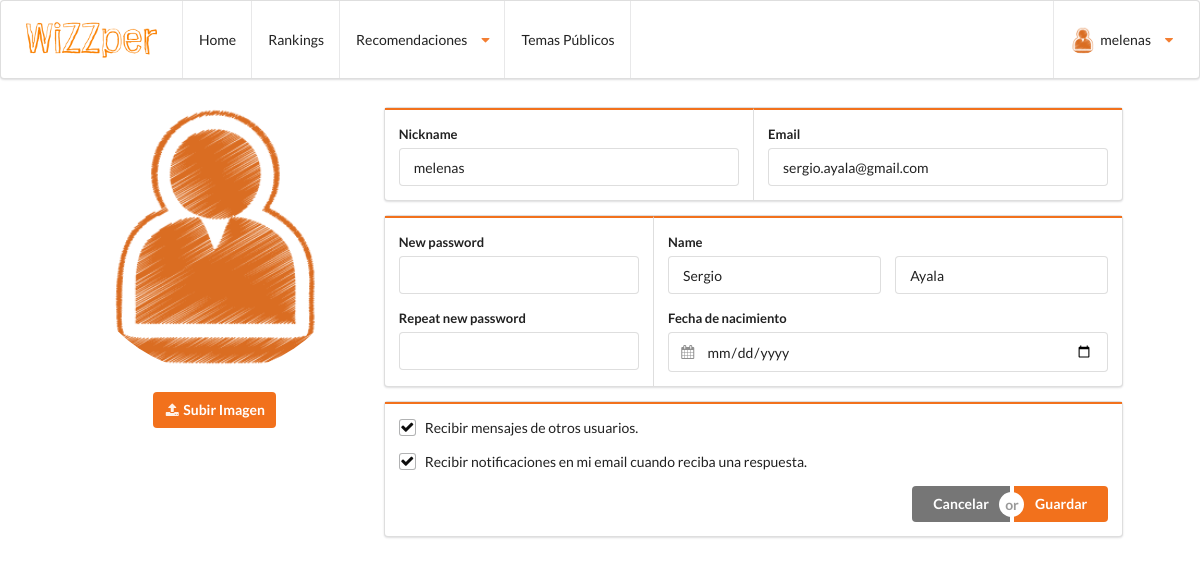
/modificar_perfil.php (signed in), run on the app's committed database.
### tables this page shows
CREATE TABLE IF NOT EXISTS `tbl_user` (
		`user_id` int(11) NOT NULL,
		`user_nickname` varchar(50) NOT NULL,
		`user_email` varchar(50) NOT NULL,
		`user_password` varchar(50) NOT NULL,
		`user_name` varchar(30) NULL,
		`user_surname` varchar(50) NULL,
		`user_dateofbirth` date NULL,
		`user_avatar` varchar(50) NULL,
		`user_gender` tinyint(1) NULL,
		`user_response` boolean default true NULL,
		`user_notification` boolean default true NULL
	);

### modificar_perfil.php (the view, shortened to what this page needs)
<?php
	include ("conexion.php");
    $fecha = date('Y-m-j');
    $nuevafecha = strtotime ( '-18 year' , strtotime ( $fecha ) ) ;
    $nuevafecha = date ( 'Y-m-j' , $nuevafecha );
    $sql = "SELECT * FROM tbl_user WHERE user_id='$_SESSION[wizzperid]'";
    $datos = mysqli_query($con, $sql);
    while($send = mysqli_fetch_array($datos)){
		$nickname=utf8_encode($send['user_nickname']);
		$email=utf8_encode($send['user_email']);
		$nombre=utf8_encode($send['user_name']);
		$apellidos=utf8_encode($send['user_surname']);
		$birth=$send['user_dateofbirth'];
		$respuestas=$send['user_response'];
		$notificaciones=$send['user_notification'];
	}
?>
<!DOCTYPE html>
<html lang="es">
    <head>
        <link rel="stylesheet" type="text/css" href="css/style.css">
        <link rel="stylesheet" type="text/css" href="dist/semantic.min.css">
    </head>
    <body>
		<header>
            <nav class="ui stackable menu">
                <span class="item"><img class="ui small image" src="media/logo/loguito.png" onclick="location.href='index.php'"></span>
                <a class="item" href="index.php">
                    Home
                </a>
                <a class="item" href="rankings.php">
                    Rankings
                </a>
                <div class="ui simple dropdown item">
                    Recomendaciones <i class="dropdown orange icon"></i>
                </div>
                <a class="item" href="temasPublicos.php">
                    Temas Públicos
                </a>
                <div class="ui simple right floated dropdown item" id="user_options">
                    <img class="ui avatar image" src="media/img/users_avatar.png"><?php echo $_COOKIE["wizzper"];?><i class="dropdown orange icon"></i>
                </div>
            </nav>
        </header>
		<div class="ui stackable grid" id="grid_cuerpo">
        	<div class="four column row">
        		<div class="one wide column"></div>
        		<div class="four wide center aligned column">
        			<img class="ui medium circular image" src="media/img/users_avatar.png"><br/>
					<div>
						<label for="file" class="ui orange icon button">
						<i class="upload icon"></i>
						Subir Imagen</label>
					</div>
        		</div>
        		<div class="ten wide column">
        			<form class="ui modifcarPerfil form" name="modi" method="POST" action="procs/modificar_perfil.proc.php">
        				<div class="ui horizontal segments">
							<div class="ui orange segment">
								<div class="field">
									<label>Nickname</label>
									<input type="text" name="mod_nickname" value="<?php echo $nickname; ?>">
								</div>
							</div>
							<div class="ui orange segment">
								<div class="field">
									<label>Email</label>
									<input type="email" name="mod_email" value="<?php echo $email; ?>">
								</div>
							</div>
						</div>
						<div class="ui horizontal segments">
							<div class="ui orange segment">
								<div class="field">
									<label>New password</label>
									<input type="password" name="mod_password">
								</div>
								<div class="field">
									<label>Repeat new password</label>
									<input type="password" name="mod_repeat_password">
								</div>
							</div>
							<div class="ui orange segment">
								<div class="field">
									<label>Name</label>
									<div class="two fields">
										<div class="field">
											<input type="text" name="mod_nombre" value="<?php echo $nombre; ?>">
										</div>
										<div class="field">
											<input type="text" name="mod_apellidos" value="<?php echo $apellidos; ?>">
										</div>
									</div>
								</div>
								<div class="field">
									<label>Fecha de nacimiento</label>
	                                <div class="ui left icon input">
	                                    <input type="date" name="mod_dateofbirth" max='<?php echo $nuevafecha;?>' value='<?php echo $birth;?>'>
	                                </div>
                            	</div>
							</div>
						</div>
						<div class="ui horizontal segments">
							<div class="ui left aligned orange segment">
								<div class="ui checkbox">
								<?php
									if($respuestas!=0){
								?>
										<label>Recibir mensajes de otros usuarios.</label>
								<?php
									}else{
								?>
										<input type="checkbox" name="recibir_mensajes">
										<label>Recibir mensajes de otros usuarios.</label>
								<?php
									}
								?>
								</div>
								<div class="ui checkbox">
									<?php
									if($notificaciones!=0){
									?>
										<label>Recibir notificaciones en mi email cuando reciba una respuesta.</label>
									<?php
									}else{
									?>
										<input type="checkbox" name="notif_email">
										<label>Recibir notificaciones en mi email cuando reciba una respuesta.</label>
									<?php
									}
									?>
								</div>
								<div class="ui right floated buttons">
									<button class="ui grey button" type="reset">Cancelar</button>
									<div class="or"></div>
									<button class="ui orange button" type="submit">Guardar</button>
								</div>
							</div>
						</div>
					</form>
        		</div>
        		<div class="one wide column"></div>
        	</div>
		</div>
    </body>
</html>

### css/style.css (style rules this page uses)
#user_options { right:10px; }
#grid_cuerpo { margin-top:0px; }

### data on the page
tbl_user: mod_nickname "melenas", mod_email "sergio.ayala@gmail.com", mod_nombre "Sergio", mod_apellidos "Ayala"

### other printed values
$_COOKIE["wizzper"] "melenas"
